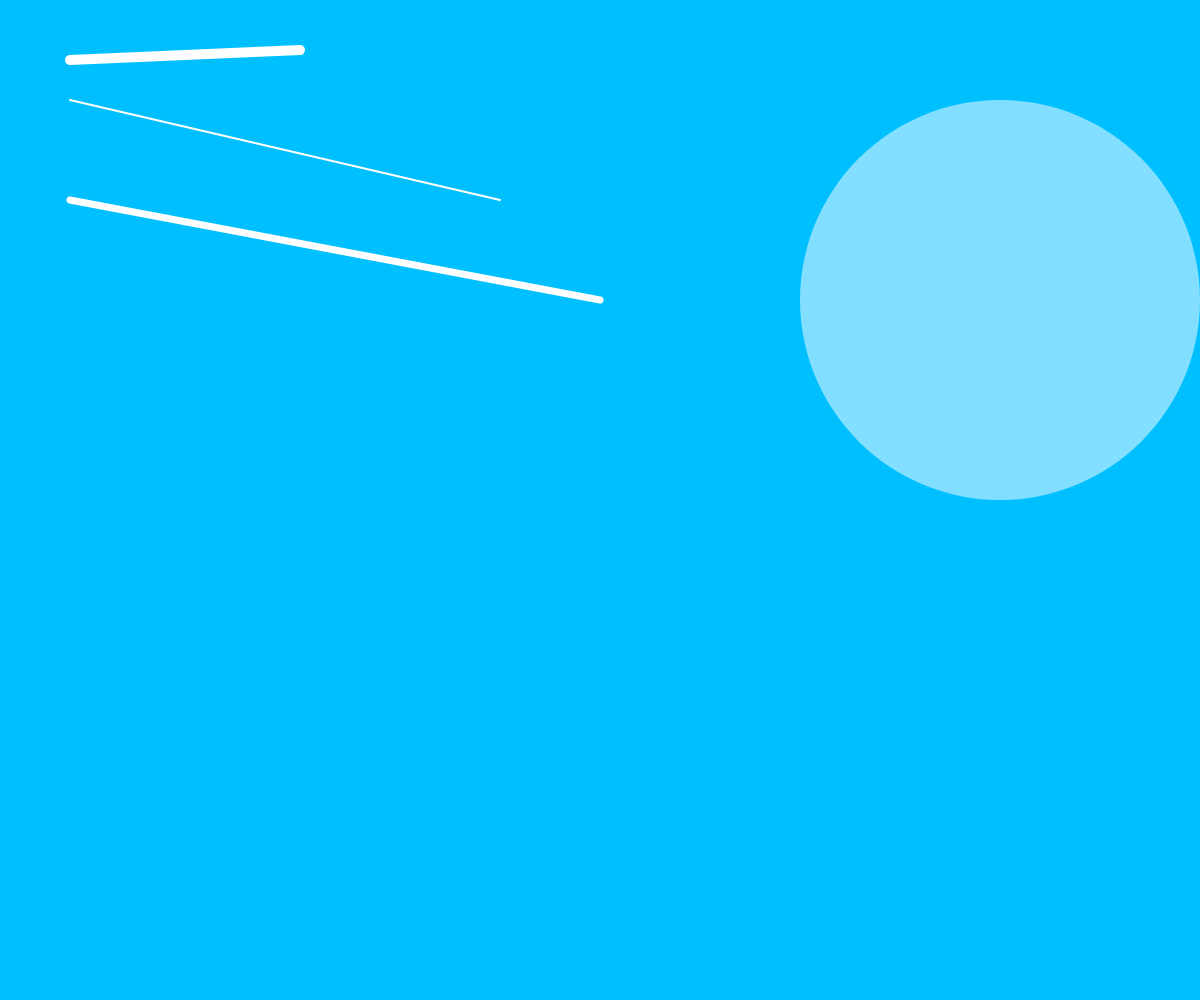
Frame 1 (no input)
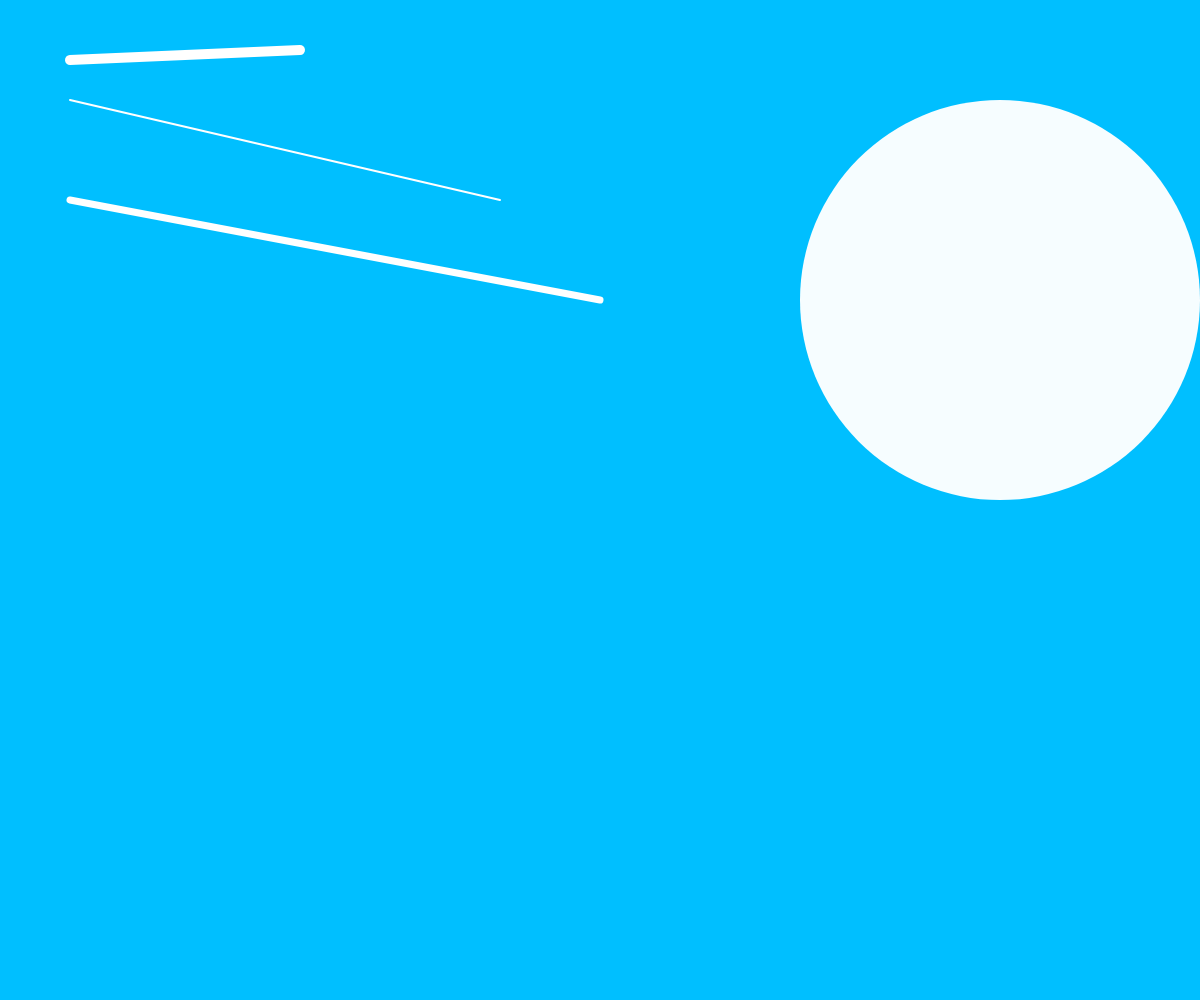
Frame 60 (no input)
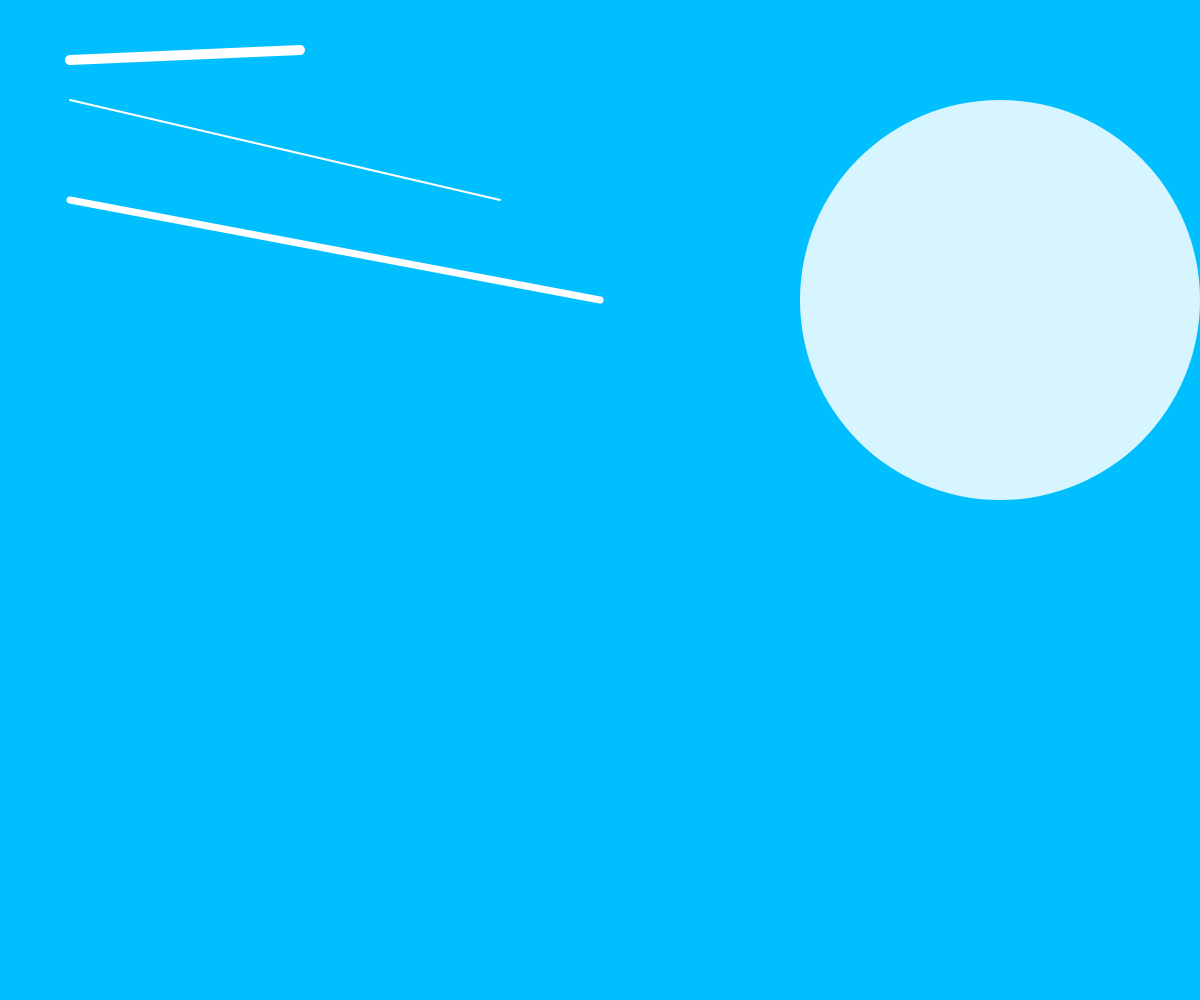
Frame 120 (the mouse pressed at the canvas centre since frame 60)

The p5.js sketch that drew these frames (run headless with seeded random() and noise() and a simulated clock; from frame 60 on, the mouse is pressed at the canvas centre):

// p5.js sketch
// ── sketch.js
function setup() {
    createCanvas(windowWidth, windowHeight);
    // any additional setup code goes here
}

function draw() {
    // your "draw loop" code goes here
    
    background(0,191,255);
    stroke("white");
    strokeWeight(10);
    line(70,60,300,50);
    strokeWeight(2);
    line(70,100,500,200);
    strokeWeight(7);
    line(70,200,600,300);

    noStroke();
    fill(255,map(sin(frameCount/50), -1, 1, 0,255));
    ellipse(1000,300,400,400);
}
